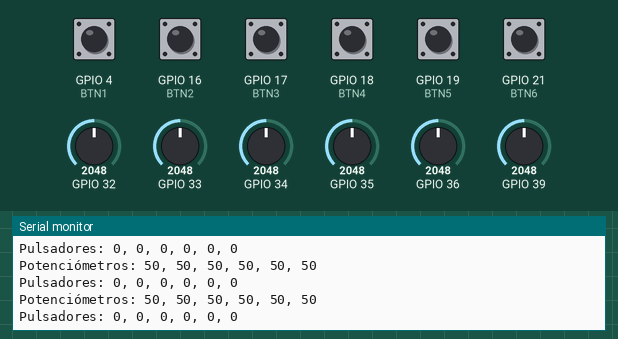
A sketch run on a simulated ESP32. On the bench: the last lines printed to the serial monitor. The test bench sets the inputs (shaded band); at power-on: GPIO 4 (BTN1), GPIO 16 (BTN2), GPIO 17 (BTN3), GPIO 18 (BTN4), GPIO 19 (BTN5), GPIO 21 (BTN6) HIGH, GPIO 32 = 2048, GPIO 33 = 2048, GPIO 34 = 2048, GPIO 35 = 2048, GPIO 36 = 2048, GPIO 39 = 2048. I2S audio is not simulated (input reads silence).

Above: at 1.2 s.
1.3 s: GPIO 32 set to 2866
At 1.57 s:
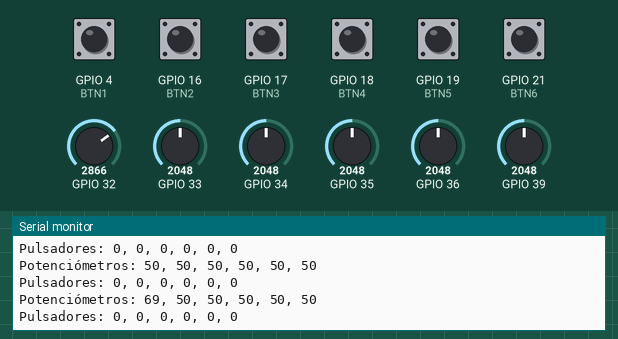
2.8 s: GPIO 33 set to 2866
At 2.98 s:
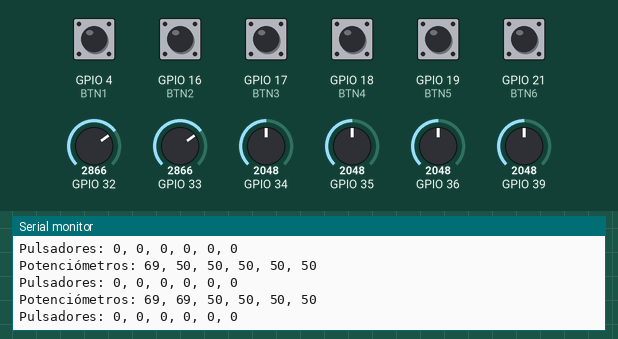
4.3 s: GPIO 34 set to 2866
At 4.6 s:
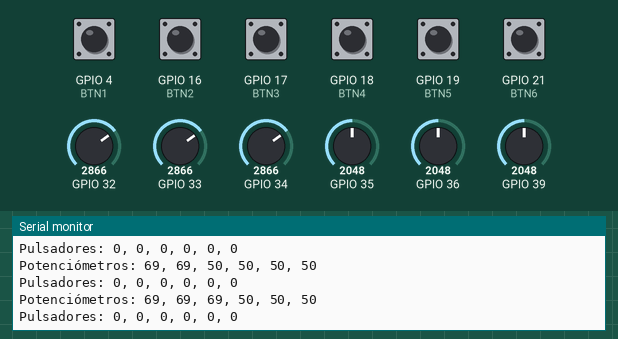
5.8 s: GPIO 35 set to 2866
At 6.01 s:
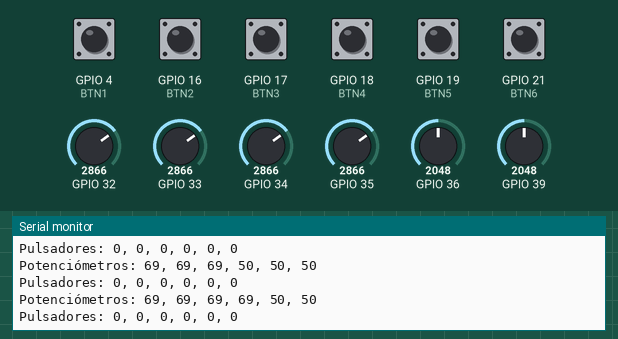
7.3 s: GPIO 36 set to 2866
At 7.63 s:
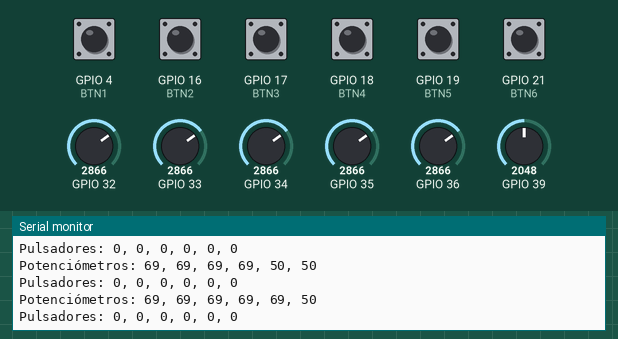
8.8 s: GPIO 39 set to 2866
At 9.04 s:
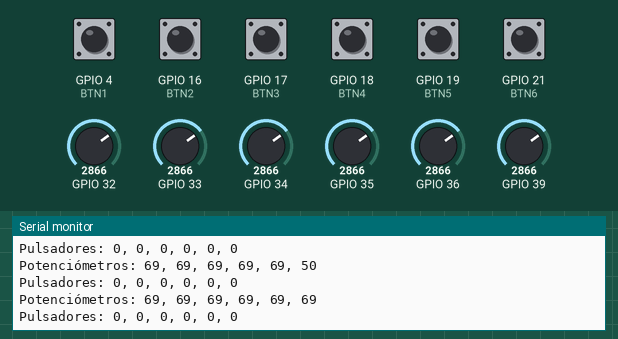

Measured:
- after the input at 1.3 s, the serial monitor: prints a new line after 0.11 s (image 1)
- after the input at 2.8 s, the serial monitor: prints a new line at once (image 2)
- after the input at 4.3 s, the serial monitor: prints a new line after 0.14 s (image 3)
- after the input at 5.8 s, the serial monitor: prints a new line after 0.06 s (image 4)
- after the input at 7.3 s, the serial monitor: prints a new line after 0.17 s (image 5)
- after the input at 8.8 s, the serial monitor: prints a new line after 0.08 s (image 6)

The sketch:

GenkkoDeck.ino
```cpp
#include <driver/i2s.h>
#include <driver/adc.h>

// Pines del PCM5102
#define I2S_BCK 26    // Bit Clock
#define I2S_LRCK 27   // Word Select (LRCK)
#define I2S_DATA 25   // Data Out (DIN)

// Potenciómetros (ADC1 Channels)
#define POT1 ADC1_CHANNEL_4  // GPIO32
#define POT2 ADC1_CHANNEL_5  // GPIO33
#define POT3 ADC1_CHANNEL_6  // GPIO34
#define POT4 ADC1_CHANNEL_7  // GPIO35
#define POT5 ADC1_CHANNEL_0  // GPIO36 (VP)
#define POT6 ADC1_CHANNEL_3  // GPIO39 (VN)

// Pulsadores (entrada digital)
#define BTN1 4
#define BTN2 16
#define BTN3 17
#define BTN4 18
#define BTN5 19
#define BTN6 21

// Configuración de I2S
void setupI2S() {
  i2s_config_t i2s_config = {
    .mode = (i2s_mode_t)(I2S_MODE_MASTER | I2S_MODE_TX),
    .sample_rate = 44100, // Frecuencia de muestreo
    .bits_per_sample = I2S_BITS_PER_SAMPLE_16BIT,
    .channel_format = I2S_CHANNEL_FMT_RIGHT_LEFT,
    .communication_format = I2S_COMM_FORMAT_I2S_MSB,
    .intr_alloc_flags = ESP_INTR_FLAG_LEVEL1,
    .dma_buf_count = 8,
    .dma_buf_len = 64,
    .use_apll = false,
    .tx_desc_auto_clear = true,
    .fixed_mclk = 0
  };

  i2s_pin_config_t pin_config = {
    .bck_io_num = I2S_BCK,
    .ws_io_num = I2S_LRCK,
    .data_out_num = I2S_DATA,
    .data_in_num = I2S_PIN_NO_CHANGE
  };

  i2s_driver_install(I2S_NUM_0, &i2s_config, 0, NULL);
  i2s_set_pin(I2S_NUM_0, &pin_config);
  i2s_zero_dma_buffer(I2S_NUM_0);
}

// Configuración inicial
void setup() {
  Serial.begin(115200);

  // Configurar I2S para el PCM5102
  setupI2S();

  // Configurar canales ADC
  adc1_config_width(ADC_WIDTH_BIT_12); // Resolución de 12 bits
  adc1_config_channel_atten(POT1, ADC_ATTEN_DB_11); // Rango 0-3.6V
  adc1_config_channel_atten(POT2, ADC_ATTEN_DB_11);
  adc1_config_channel_atten(POT3, ADC_ATTEN_DB_11);
  adc1_config_channel_atten(POT4, ADC_ATTEN_DB_11);
  adc1_config_channel_atten(POT5, ADC_ATTEN_DB_11);
  adc1_config_channel_atten(POT6, ADC_ATTEN_DB_11);

  // Configurar pines de los pulsadores como entrada digital con pull-up interno
  pinMode(BTN1, INPUT_PULLUP);
  pinMode(BTN2, INPUT_PULLUP);
  pinMode(BTN3, INPUT_PULLUP);
  pinMode(BTN4, INPUT_PULLUP);
  pinMode(BTN5, INPUT_PULLUP);
  pinMode(BTN6, INPUT_PULLUP);

  Serial.println("Sistema iniciado...");
}

// Búfer para enviar audio (senoidal)
const int16_t audioBuffer[64] = {
  0, 3000, 6000, 9000, 12000, 15000, 18000, 21000, 24000, 27000, 30000, 32767, 30000, 27000, 24000, 21000,
  18000, 15000, 12000, 9000, 6000, 3000, 0, -3000, -6000, -9000, -12000, -15000, -18000, -21000, -24000,
  -27000, -30000, -32768, -30000, -27000, -24000, -21000, -18000, -15000, -12000, -9000, -6000, -3000
};

// Bucle principal
void loop() {
  // Leer valores de los potenciómetros
  int pot1 = formatearPotenciometro(adc1_get_raw(POT1));
  int pot2 = formatearPotenciometro(adc1_get_raw(POT2));
  int pot3 = formatearPotenciometro(adc1_get_raw(POT3));
  int pot4 = formatearPotenciometro(adc1_get_raw(POT4));
  int pot5 = formatearPotenciometro(adc1_get_raw(POT5));
  int pot6 = formatearPotenciometro(adc1_get_raw(POT6));

  // Imprimir valores en el monitor serial
  Serial.printf("Potenciómetros: %d, %d, %d, %d, %d, %d\n", pot1, pot2, pot3, pot4, pot5, pot6);

  // Leer estados de los pulsadores
  bool btn1 = digitalRead(BTN1) == LOW; // Activo en LOW
  bool btn2 = digitalRead(BTN2) == LOW;
  bool btn3 = digitalRead(BTN3) == LOW;
  bool btn4 = digitalRead(BTN4) == LOW;
  bool btn5 = digitalRead(BTN5) == LOW;
  bool btn6 = digitalRead(BTN6) == LOW;

  // Imprimir estados en el monitor serial
  Serial.printf("Pulsadores: %d, %d, %d, %d, %d, %d\n", btn1, btn2, btn3, btn4, btn5, btn6);

  // Enviar una señal de audio al PCM5102
  size_t bytesWritten;
  i2s_write(I2S_NUM_0, audioBuffer, sizeof(audioBuffer), &bytesWritten, portMAX_DELAY);

  delay(200); // Intervalo de actualización
}

int formatearPotenciometro(int lectura){
  int valor = ((lectura * 100) / 4095);
  return valor;
}
```
